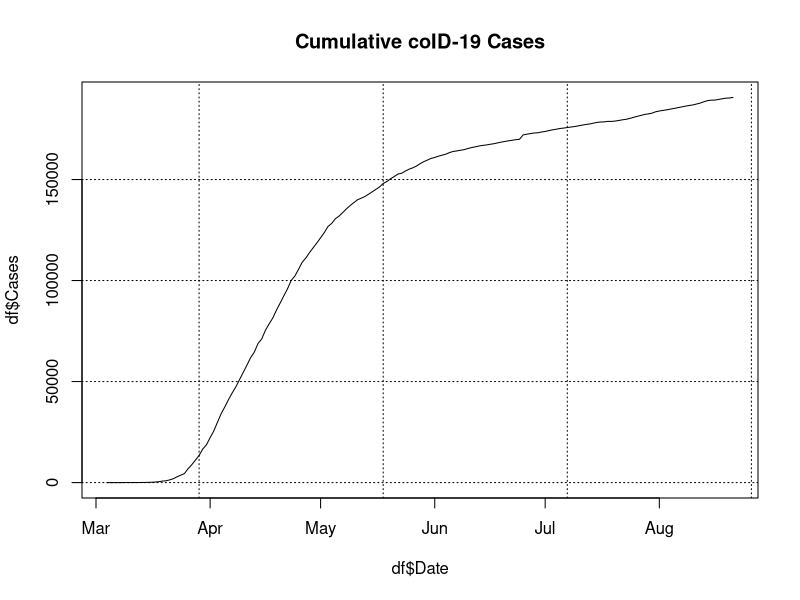
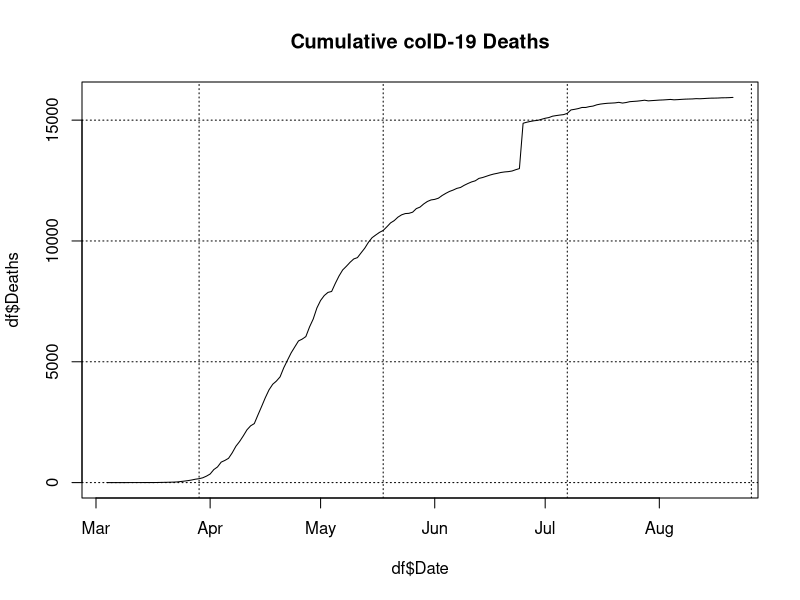
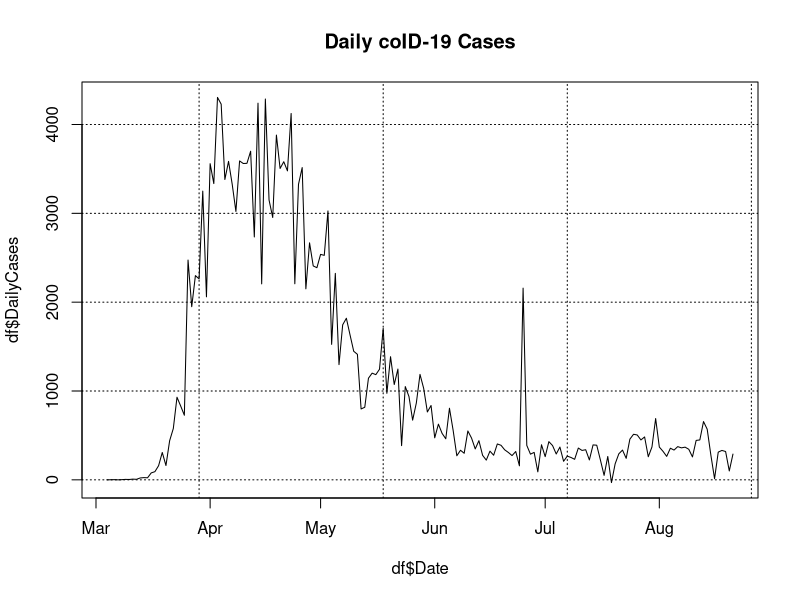
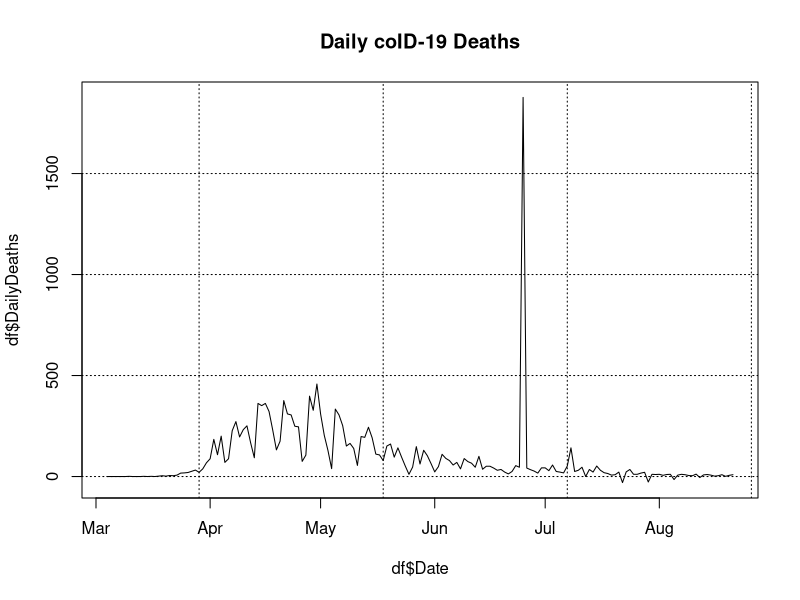
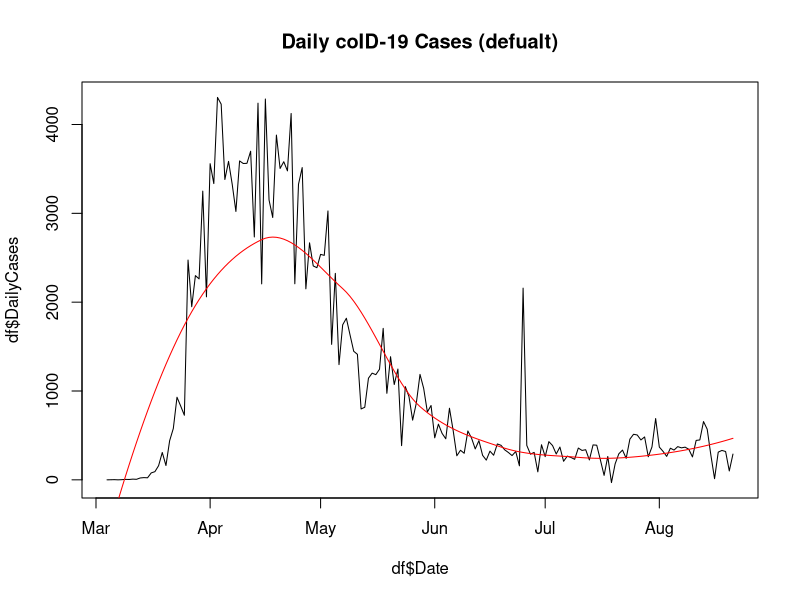
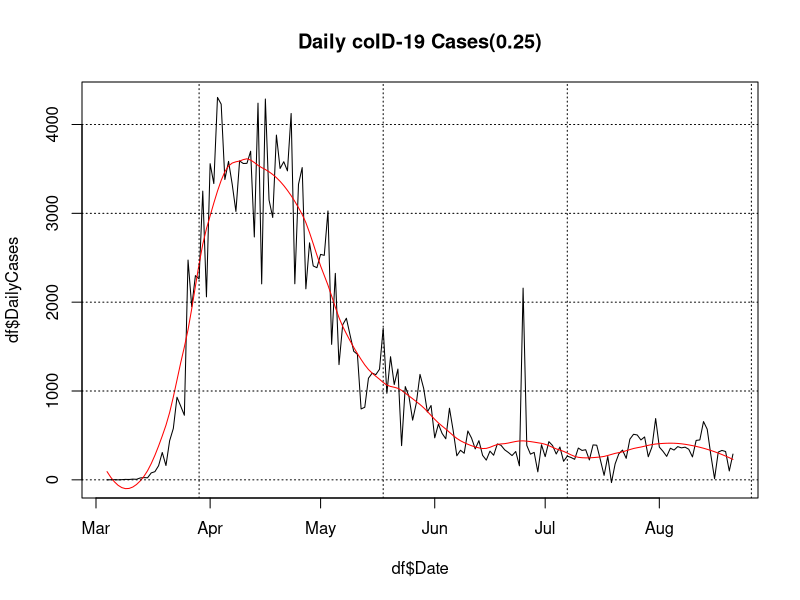
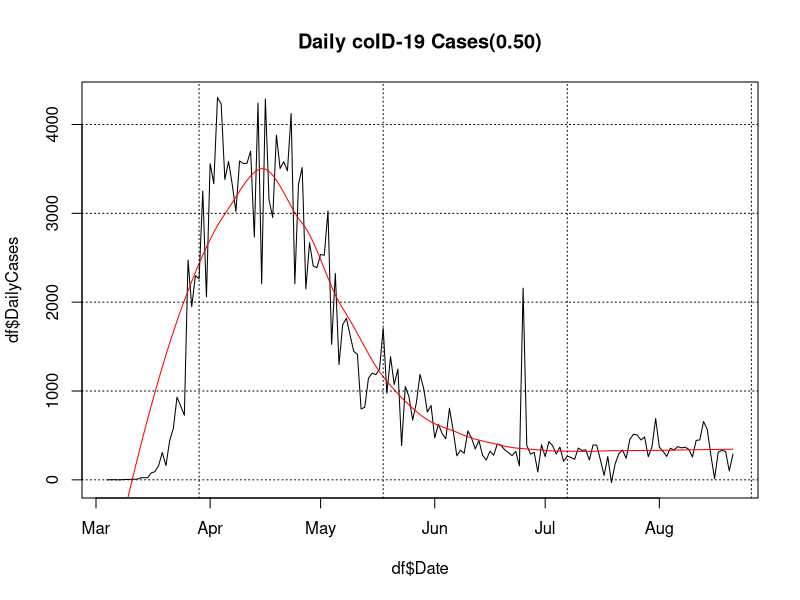
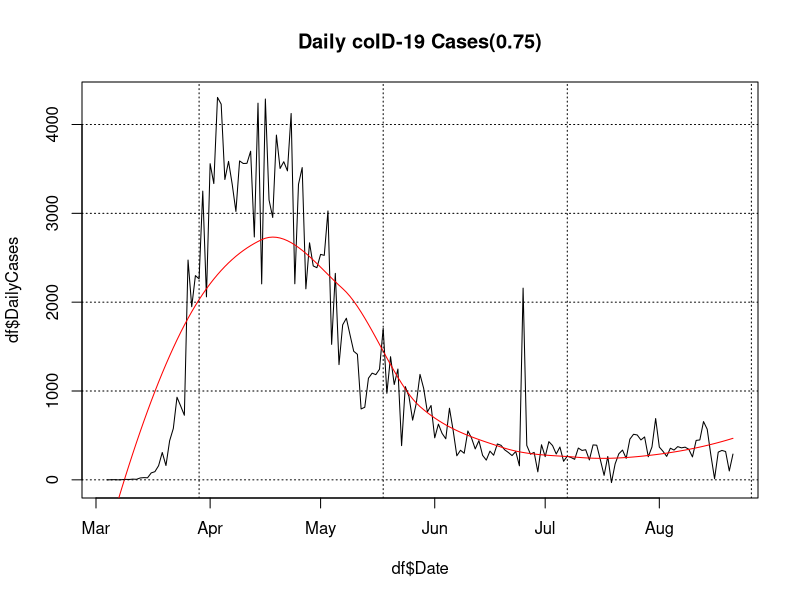

The R source for these figures, in order:
## ---- chunk 1
knitr::opts_chunk$set(echo = TRUE)
## ---- chunk 2
df <- read.csv("./New-Jersey.csv")
df$date <- as.Date(df$date,format="%Y-%m-%d")
df$date <-sort(df$date)
colnames(df) <-c("Date","State","Cases","Deaths","DailyCases","DailyDeaths")
## ---- chunk 3
plot(df$Date,df$Cases,type="l",main="Cumulative coID-19 Cases")
grid(col="black")

plot(df$Date,df$Deaths,type="l",main="Cumulative coID-19 Deaths")
grid(col="black")
## ---- chunk 4
plot(df$Date,df$DailyCases,type="l",main="Daily coID-19 Cases")
grid(col="black")

plot(df$Date,df$DailyDeaths,type="l",main="Daily coID-19 Deaths")
grid(col="black")
## ---- chunk 5
df$index <- 1:nrow(df)
loess1 <- loess(df$DailyCases~df$index)
loess2 <- loess(df$DailyCases~df$index,span=0.25)
loess3 <- loess(df$DailyCases~df$index,span=0.50)
loess4 <- loess(df$DailyCases~df$index,span=0.75)

## ---- chunk 6
df$sm00 <- predict(loess1) 
df$sm25 <- predict(loess2) 
df$sm50 <- predict(loess3)
df$sm75 <- predict(loess4)

## ---- chunk 7
plot(df$Date,df$DailyCases,type="l",main="Daily coID-19 Cases (defualt)")
lines(df$Date,df$sm00,col="red")


plot(df$Date,df$DailyCases,type="l",main="Daily coID-19 Cases(0.25)")
lines(df$Date,df$sm25,col="red")
grid(col="black")

plot(df$Date,df$DailyCases,type="l",main="Daily coID-19 Cases(0.50)")
lines(df$Date,df$sm50,col="red")
grid(col="black")

plot(df$Date,df$DailyCases,type="l",main="Daily coID-19 Cases(0.75)")
lines(df$Date,df$sm75,col="red")
grid(col="black")
## ---- chunk 8
df$index <- 1:nrow(df)
loess25 <- loess(df$DailyDeaths~df$index,span=0.25)
df$sm25 <- predict(loess25)

plot(df$Date,df$DailyDeaths,type="l",main="Daily coID-19 Deaths(0.25)")
lines(df$Date,df$sm25,col="red")
grid(col="black")
## ---- chunk 9
df$Monthly <- as.Date(cut(df$Date,
  breaks = "month"))
df$Weekly <- as.Date(cut(df$Date,
  breaks = "week",
  start.on.monday = FALSE)) # changes weekly break point to Sunday

## ---- chunk 10
weekly_cases <- aggregate(DailyCases~Weekly,data=df,FUN=sum)
weekly_deaths <- aggregate(DailyDeaths~Weekly,data=df,FUN=sum)
## ---- chunk 11
barplot(DailyCases ~Weekly,data=weekly_cases,main="Weekly COVOD-19 Cases",xlab="Weekly Date",ylab="Cases")
grid(col="black")

barplot(DailyDeaths ~Weekly,data=weekly_deaths,main="Weekly COVID-19 Deaths",
        xlab="Weekly Date",ylab="Deaths")
grid(col="black")
## ---- chunk 12
monthly_cases <- aggregate(DailyCases~Monthly,data=df,FUN=sum)
monthly_deaths <- aggregate(DailyDeaths~Monthly,data=df,FUN=sum)
## ---- chunk 13
barplot(DailyCases ~Monthly,data=monthly_cases,main="Monthly COVOD-19 Cases",xlab="MonthlyDate",ylab="Cases")
grid(col="black")

barplot(DailyDeaths ~Monthly,data=monthly_deaths,main="Monthly COVID-19 Deaths",
        xlab="Weekly Date",ylab="Deaths")
grid(col="black")
